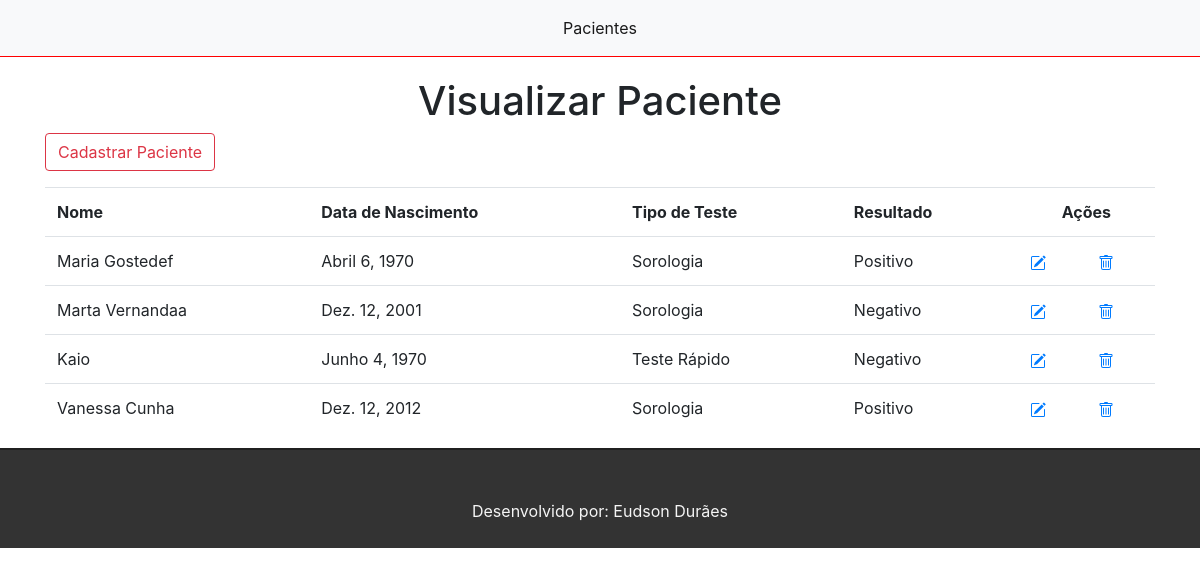
Before: / with the older database file.
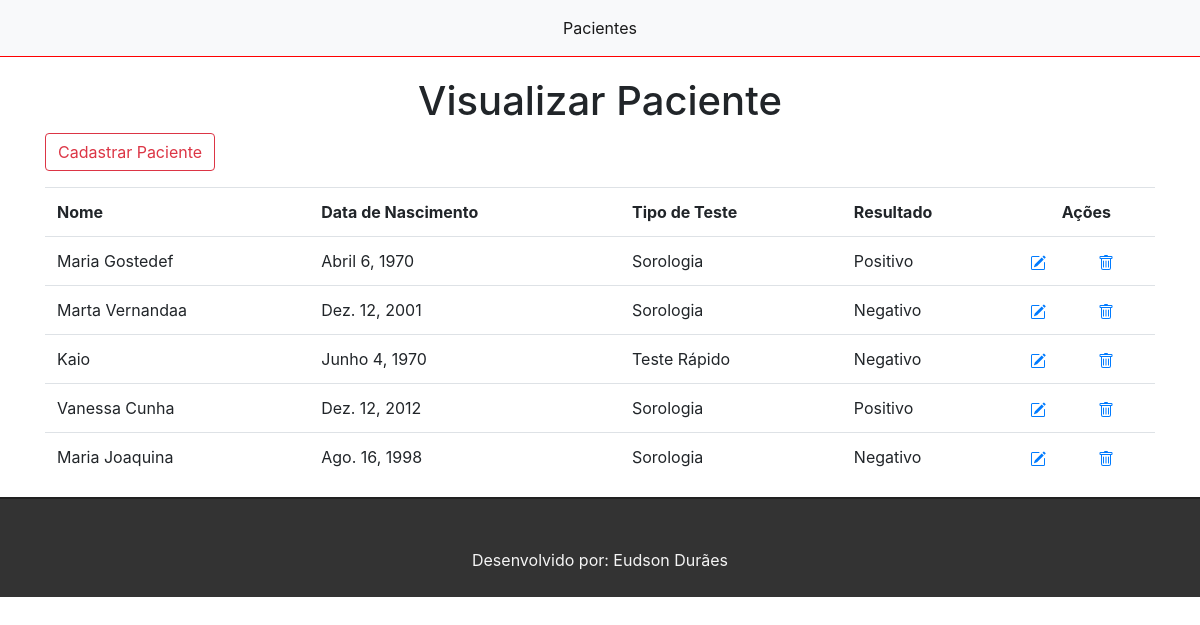
After: the same page with the newer database file.
### ManterPacientes/models.py (models this page shows, shortened)
class Paciente(models.Model):
    Testes = (
        ("RT-PCR","RT-PCR"),("Sorologia","Sorologia"),("Teste Rápido","Teste Rápido"),("Antígenos","Antígenos"),("Teste Rápido - Anticorpos","Teste Rápido - Anticorpos")
    )
    Resultados = (
        ("Positivo","Positivo"),("Negativo","Negativo")
    )
    NomeCompleto = models.CharField(max_length=30)
    DataNascimento = models.DateField()
    TipoTeste = models.CharField(choices=Testes, max_length=30)
    ResultadoTeste = models.CharField(choices=Resultados, max_length=30)
    created_at = models.DateTimeField(auto_now_add=True)
    updated_at = models.DateTimeField(auto_now=True)

### ManterPacientes/views.py (the view)
# urls.py: path('', views.VisualizarPaciente, name='VisualizarPaciente'),
def VisualizarPaciente(request):
    pacientes = Paciente.objects.all()
    return render(request, 'VisualizarPaciente.html',{'Pacientes':pacientes})

### ManterPacientes/templates/VisualizarPaciente.html (shortened to what this page needs)
{% extends 'base.html' %}
{%block Conteudo%}
<h1>Visualizar Paciente</h1>
<div>
    <table class="table mt-3">
        <a class="btn btn-outline-danger" href="{% url 'CadastroPaciente' %}">Cadastrar Paciente</a>
        <tr><th>Nome</th><th>Data de Nascimento</th><th>Tipo de Teste</th><th>Resultado</th><th style="text-align: center;"  colspan="2">Ações</th></tr>
        {% for Paciente in Pacientes %}
        <tr><td>{{Paciente.NomeCompleto}}</td> <td>{{Paciente.DataNascimento}}</td> <td>{{Paciente.TipoTeste}}</td> <td>{{Paciente.ResultadoTeste}}</td>
        <td>
            <a href="{% url 'AlterarPaciente' Paciente.id %}">
            </a>
        </td>
        <td>
            <a href="{% url 'ExcluirPaciente' Paciente.id %}">
            </a>
        </td>
    </tr>
        {% endfor %}
    </table>
</div>
{%endblock%}

Changed rows visible on the page:
added Paciente: NomeCompleto "Maria Joaquina", DataNascimento "Ago. 16, 1998", TipoTeste "Sorologia", ResultadoTeste "Negativo"
